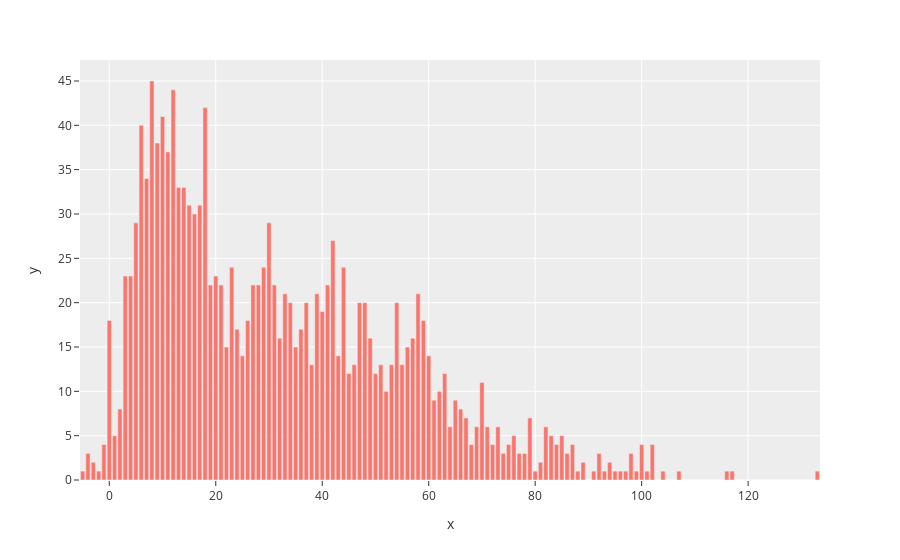

The notebook cell this image was saved under:
### Markdown cell above
How about the duration? HMMMMM....

### Code cell
import plotly.express as px
data=px.bar(x=list(df_train['Weeks'].value_counts().keys()), y=list(df_train['Weeks'].value_counts().values))
data

### Figure 1 — Plotly figure (JSON) as saved in the notebook; plotly's stock layout.template omitted (floating-point values rounded to 4 significant figures)
{"data": [{"alignmentgroup": "True", "hovertemplate": "x=%{x}<br>y=%{y}<extra></extra>", "legendgroup": "", "marker": {"color": "#F8766D"}, "name": "", "offsetgroup": "", "orientation": "v", "showlegend": false, "textposition": "auto", "type": "bar", "x": [8, 12, 18, 10, 6, 9, 11, 7, 14, 13, 15, 17, 16, 5, 30, 42, 23, 44, 29, 3, 4, 20, 41, 27, 31, 28, 21, 19, 58, 33, 39, 48, 47, 54, 34, 37, 40, 59, 0, 26, 36, 24, 32, 49, 57, 35, 56, 22, 43, 25, 60, 38, 46, 51, 53, 55, 63, 50, 45, 70, 62, 52, 61, 65, 2, 66, 79, 67, 82, 71, 64, 73, 69, 76, 85, 1, 83, 100, 87, 102, 84, -1, 72, 75, 68, -4, 98, 92, 74, 77, 86, 78, 89, 94, -3, 81, 107, -5, 133, 117, 116, 99, 104, 101, 80, 97, 96, 95, 93, 91, 88, -2], "xaxis": "x", "y": [45, 44, 42, 41, 40, 38, 37, 34, 33, 33, 31, 31, 30, 29, 29, 27, 24, 24, 24, 23, 23, 23, 22, 22, 22, 22, 22, 22, 21, 21, 21, 20, 20, 20, 20, 20, 19, 18, 18, 18, 17, 17, 16, 16, 16, 15, 15, 15, 14, 14, 14, 13, 13, 13, 13, 13, 12, 12, 12, 11, 10, 10, 9, 9, 8, 8, 7, 7, 6, 6, 6, 6, 6, 5, 5, 5, 5, 4, 4, 4, 4, 4, 4, 4, 4, 3, 3, 3, 3, 3, 3, 3, 2, 2, 2, 2, 1, 1, 1, 1, 1, 1, 1, 1, 1, 1, 1, 1, 1, 1, 1, 1], "yaxis": "y"}], "layout": {"barmode": "relative", "legend": {"tracegroupgap": 0}, "margin": {"t": 60}, "xaxis": {"anchor": "y", "domain": [0, 1], "title": {"text": "x"}}, "yaxis": {"anchor": "x", "domain": [0, 1], "title": {"text": "y"}}}}
